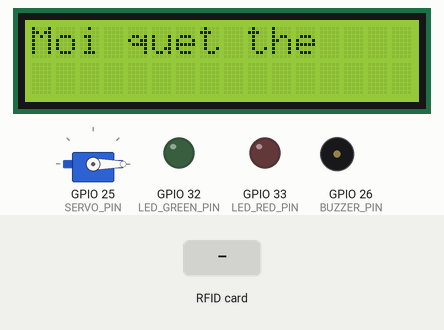
Bench run of a program on a simulated ESP32. Parts: servo, 16×2 character LCD, output pins drawn as LEDs (lit = HIGH), buzzer (waves = sounding, pin HIGH). The inputs (shaded band) are chosen by the test bench. WiFi joins after 1.5 s; servers stay silent unless stated; the local clock reads 2024-03-15 10:24:30 at power-on unless the program sets it; no MQTT or app messages arrive unless stated; what the program prints to the serial monitor is not drawn.

Above: at 3.5 s.
3.6 s: RFID card 03 F7 63 28 held to the reader
At 4.2 s:
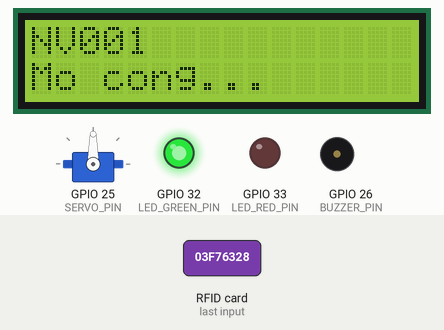
5.8 s: RFID card 5E 7A 19 C4 held to the reader
At 6.4 s:
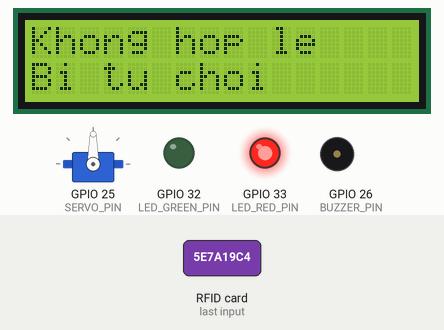
8.8 s: RFID card 23 FC DA 26 held to the reader
At 10.3 s:
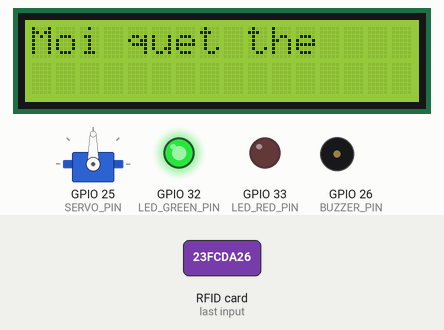
10.5 s: RFID card F3 AC 71 28 held to the reader
At 10.65 s:
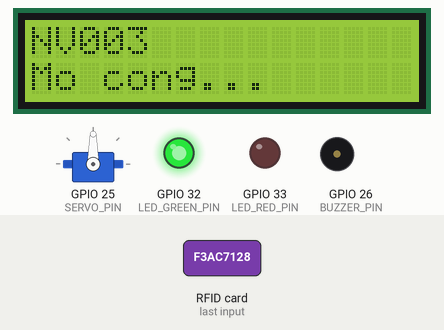
Timing chart, 0 to 15.2 s (numbered marks = the images above; inputs shaded):
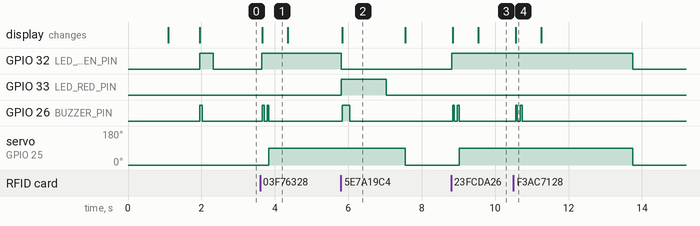

The program:

main.cpp
```cpp
#include <Arduino.h>
#include <Wire.h>
#include <SPI.h>
#include <MFRC522.h>
#include <LiquidCrystal_I2C.h>
#include <ESP32Servo.h>
#include <WiFi.h>
#include <PubSubClient.h>
#include <time.h>

#if __has_include("../config/device_config.h")
#include "../config/device_config.h"
#else
#define DEVICE_WIFI_SSID "YOUR_WIFI"
#define DEVICE_WIFI_PASSWORD "YOUR_PASSWORD"
#define DEVICE_MQTT_BROKER "192.168.88.229"
#define DEVICE_MQTT_PORT 1883
#define DEVICE_MQTT_TOPIC "warehouse/rfid/scan"
#define DEVICE_MQTT_CLIENT "esp32-door-01"
#define DEVICE_NTP_SERVER "pool.ntp.org"
#define DEVICE_GMT_OFFSET 25200
#define DEVICE_DAYLIGHT_OFFSET 0
#endif

#define RFID_SS_PIN    13
#define RFID_SCK_PIN   18
#define RFID_MOSI_PIN  23
#define RFID_MISO_PIN  19
#define RFID_RST_PIN   27

#define LCD_SDA_PIN    21
#define LCD_SCL_PIN    22

#define BUZZER_PIN     26
#define SERVO_PIN      25

// LED trạng thái
#define LED_GREEN_PIN  32   // LED xanh: thẻ hợp lệ / mở cổng
#define LED_RED_PIN    33   // LED đỏ: thẻ không hợp lệ / từ chối

#define GATE_CLOSE_ANGLE 0
#define GATE_OPEN_ANGLE  90

const char* WIFI_SSID   = DEVICE_WIFI_SSID;
const char* WIFI_PASS   = DEVICE_WIFI_PASSWORD;

const char* MQTT_BROKER = DEVICE_MQTT_BROKER;
const int   MQTT_PORT   = DEVICE_MQTT_PORT;
const char* MQTT_TOPIC  = DEVICE_MQTT_TOPIC;
const char* MQTT_CLIENT = DEVICE_MQTT_CLIENT;
const char* NTP_SERVER  = DEVICE_NTP_SERVER;
const long  GMT_OFFSET  = DEVICE_GMT_OFFSET;
const int   DAYLIGHT_OFF = DEVICE_DAYLIGHT_OFFSET;

struct Card {
  const char* empId;
  byte uid[4];
};

Card allowedCards[] = {
  {"NV001", {0x03, 0xF7, 0x63, 0x28}},
  {"NV002", {0x23, 0xFC, 0xDA, 0x26}},
  {"NV003", {0xF3, 0xAC, 0x71, 0x28}},
  {"NV004", {0x43, 0x8D, 0xFE, 0x27}},
  {"NV005", {0x95, 0xB0, 0xF6, 0x05}},
};

const int CARD_COUNT = sizeof(allowedCards) / sizeof(allowedCards[0]);

LiquidCrystal_I2C lcd(0x27, 16, 2);
MFRC522 rfid(RFID_SS_PIN, RFID_RST_PIN);
Servo gateServo;

WiFiClient wifiClient;
PubSubClient mqtt(wifiClient);

unsigned long lastScanTime = 0;
const unsigned long scanCooldown = 1500;

unsigned long gateOpenTime = 0;
bool gateIsOpen = false;

void lcdShow(const char* line1, const char* line2 = "") {
  lcd.clear();
  lcd.setCursor(0, 0);
  lcd.print(line1);

  lcd.setCursor(0, 1);
  lcd.print(line2);
}

// ===================== LED =====================
void ledOff() {
  digitalWrite(LED_GREEN_PIN, LOW);
  digitalWrite(LED_RED_PIN, LOW);
}

void ledSuccess() {
  digitalWrite(LED_GREEN_PIN, HIGH);
  digitalWrite(LED_RED_PIN, LOW);
}

void ledFail() {
  digitalWrite(LED_GREEN_PIN, LOW);
  digitalWrite(LED_RED_PIN, HIGH);
}

// ===================== BUZZER =====================
void beep(int ms) {
  digitalWrite(BUZZER_PIN, HIGH);
  delay(ms);
  digitalWrite(BUZZER_PIN, LOW);
}

void beepSuccess() {
  beep(50);
  delay(80);
  beep(50);
}

void beepFail() {
  beep(200);
}

// ===================== SERVO =====================
void openGate() {
  gateServo.write(GATE_OPEN_ANGLE);
  gateOpenTime = millis();
  gateIsOpen = true;
}

// ===================== TIME =====================
String getTimestamp() {
  struct tm t;

  // Timeout 0ms: trả về ngay, không block chờ NTP sync.
  // Nếu NTP chưa sync thì dùng fallback epoch.
  if (!getLocalTime(&t, 0)) {
    return "1970-01-01T00:00:00+07:00";
  }

  char buf[30];
  strftime(buf, sizeof(buf), "%Y-%m-%dT%H:%M:%S+07:00", &t);
  return String(buf);
}

// ===================== RFID =====================
String getUIDString(MFRC522::Uid* uid) {
  String s = "";

  for (byte i = 0; i < uid->size; i++) {
    if (uid->uidByte[i] < 0x10) s += "0";
    s += String(uid->uidByte[i], HEX);
  }

  s.toUpperCase();
  return s;
}

const char* findEmployee(MFRC522::Uid* uid) {
  if (uid->size != 4) return NULL;

  for (int i = 0; i < CARD_COUNT; i++) {
    bool match = true;

    for (byte j = 0; j < 4; j++) {
      if (uid->uidByte[j] != allowedCards[i].uid[j]) {
        match = false;
        break;
      }
    }

    if (match) return allowedCards[i].empId;
  }

  return NULL;
}

// ===================== MQTT =====================
void publishMQTT(const char* empId, const String& uid, const String& ts) {
  if (WiFi.status() != WL_CONNECTED) {
    Serial.println("[MQTT] Skip: WiFi not connected");
    return;
  }

  // Không reconnect blocking tại đây — loop() đã xử lý reconnect non-blocking.
  // Nếu chưa connected thì bỏ qua lần publish này, tránh delay buzzer/servo.
  if (!mqtt.connected()) {
    Serial.println("[MQTT] Skip: not connected (reconnect handled in loop)");
    return;
  }

  String payload = "{\"uid\":\"" + uid + "\","
                   "\"employee_id\":\"" + String(empId) + "\","
                   "\"timestamp\":\"" + ts + "\","
                   "\"device\":\"door-01\","
                   "\"zone\":1}";

  bool ok = mqtt.publish(MQTT_TOPIC, payload.c_str());
  Serial.println(ok ? "[MQTT] Published OK" : "[MQTT] Publish FAIL");
}

void setup() {
  Serial.begin(115200);
  delay(1000);

  pinMode(BUZZER_PIN, OUTPUT);
  digitalWrite(BUZZER_PIN, LOW);

  // LED setup
  pinMode(LED_GREEN_PIN, OUTPUT);
  pinMode(LED_RED_PIN, OUTPUT);
  ledOff();

  gateServo.setPeriodHertz(50);
  gateServo.attach(SERVO_PIN, 500, 2400);
  gateServo.write(GATE_CLOSE_ANGLE);

  Wire.begin(LCD_SDA_PIN, LCD_SCL_PIN);
  lcd.init();
  lcd.backlight();
  lcdShow("He thong kho", "Khoi dong...");
  delay(800);

  SPI.begin(RFID_SCK_PIN, RFID_MISO_PIN, RFID_MOSI_PIN, RFID_SS_PIN);
  rfid.PCD_Init();

  byte v = rfid.PCD_ReadRegister(MFRC522::VersionReg);
  Serial.print("VersionReg = 0x");
  Serial.println(v, HEX);

  if (v == 0x00 || v == 0xFF) {
    lcdShow("Loi RC522", "Kiem tra day");

    while (true) {
      ledFail();
      beep(100);
      delay(1000);
      ledOff();
      delay(300);
    }
  }

  WiFi.begin(WIFI_SSID, WIFI_PASS);
  mqtt.setServer(MQTT_BROKER, MQTT_PORT);
  configTime(GMT_OFFSET, DAYLIGHT_OFF, NTP_SERVER);

  lcdShow("Moi quet the", "");

  // Báo hệ thống khởi động OK
  ledSuccess();
  beep(60);
  delay(300);
  ledOff();
}

void loop() {
  // Đóng gate sau 3s non-blocking
  if (gateIsOpen && millis() - gateOpenTime >= 3000) {
    gateServo.write(GATE_CLOSE_ANGLE);
    gateIsOpen = false;

    // Tắt LED xanh khi cổng đóng
    ledOff();
  }

  // MQTT/WiFi xử lý phụ, không được chặn RFID
  if (WiFi.status() == WL_CONNECTED) {
    if (!mqtt.connected()) mqtt.connect(MQTT_CLIENT);
    mqtt.loop();
  }

  // Cooldown
  if (millis() - lastScanTime < scanCooldown) {
    delay(20);
    return;
  }

  if (!rfid.PICC_IsNewCardPresent()) {
    delay(20);
    return;
  }

  if (!rfid.PICC_ReadCardSerial()) {
    delay(20);
    return;
  }

  unsigned long t_detect = millis();
  String uid = getUIDString(&rfid.uid);
  // getTimestamp() không gọi ở đây — tránh getLocalTime() block 5s khi NTP chưa sync.
  // Timestamp sẽ lấy sau physical feedback, chỉ cần trước publishMQTT.

  Serial.printf("[T=%lu] CARD DETECTED uid=%s\n", t_detect, uid.c_str());

  const char* empId = findEmployee(&rfid.uid);

  if (empId != NULL) {
    Serial.printf("[T=%lu] CARD VALID emp=%s\n", millis(), empId);

    // Phản hồi vật lý TRƯỚC — không gọi NTP/WiFi/MQTT trước bước này
    ledSuccess();
    lcdShow(empId, "Mo cong...");
    beepSuccess();
    openGate();
    Serial.printf("[T=%lu] PHYSICAL FEEDBACK NOW\n", millis());

    // Lấy timestamp SAU physical feedback rồi mới publish MQTT
    String ts = getTimestamp();
    Serial.printf("[T=%lu] BEFORE MQTT\n", millis());
    publishMQTT(empId, uid, ts);
    Serial.printf("[T=%lu] AFTER MQTT\n", millis());

  } else {
    Serial.printf("[T=%lu] CARD INVALID uid=%s\n", millis(), uid.c_str());

    ledFail();
    lcdShow("Khong hop le", "Bi tu choi");
    beepFail();

    delay(1000);
    ledOff();
  }

  Serial.println("------------------------");

  lastScanTime = millis();

  rfid.PICC_HaltA();
  rfid.PCD_StopCrypto1();

  delay(500);
  lcdShow("Moi quet the", "");
}
```

Measured:
- after the input at 3.6 s, GPIO 32 (LED_GREEN_PIN): LOW → HIGH at once; GPIO 26 (BUZZER_PIN): alternates HIGH for 0.05 s and LOW for 0.08 s, 4 changes in all, then stays LOW, starting after 0.06 s; servo on GPIO 25 (SERVO_PIN): 0° → 90° after 0.24 s; the display: changes after 0.06 s (image 1)
- after the input at 5.8 s, GPIO 32 (LED_GREEN_PIN): HIGH → LOW after 0.01 s instead of 1.1 s; GPIO 33 (LED_RED_PIN): LOW → HIGH at once, → LOW 1.2 s later; GPIO 26 (BUZZER_PIN): LOW → HIGH at once, → LOW 0.20 s later; servo on GPIO 25 (SERVO_PIN): 90° → 0° after 1.8 s instead of 1.1 s; the display: changes at once (image 2)
- after the input at 8.8 s, GPIO 32 (LED_GREEN_PIN): LOW → HIGH at once; GPIO 26 (BUZZER_PIN): alternates HIGH for 0.05 s and LOW for 0.08 s, 4 changes in all, then stays LOW, starting at once; servo on GPIO 25 (SERVO_PIN): 0° → 90° after 0.22 s; the display: first changes at once (image 3 shows a later state)
- after the input at 10.5 s, GPIO 32 (LED_GREEN_PIN): HIGH → LOW after 3.3 s instead of 1.5 s; GPIO 26 (BUZZER_PIN): alternates HIGH for 0.05 s and LOW for 0.08 s, 4 changes in all, then stays LOW, starting after 0.06 s; servo on GPIO 25 (SERVO_PIN): 90° → 0° after 3.3 s instead of 1.5 s; the display: changes after 0.06 s (image 4)
- what the display in image 1 shows lasts 0.7 s, from 3.7 s to 4.4 s
- what the display in image 2 shows lasts 1.8 s, from 5.8 s to 7.6 s
